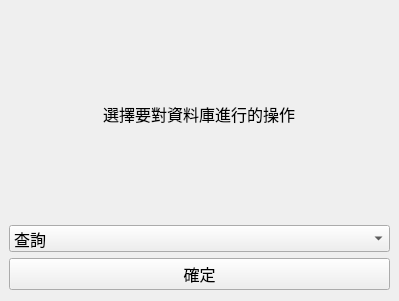
<?xml version="1.0" encoding="UTF-8"?>
<ui version="4.0">
 <class>Form</class>
 <widget class="QWidget" name="Form">
  <property name="geometry">
   <rect>
    <x>0</x>
    <y>0</y>
    <width>399</width>
    <height>301</height>
   </rect>
  </property>
  <property name="windowTitle">
   <string>Form</string>
  </property>
  <widget class="QWidget" name="verticalLayoutWidget">
   <property name="geometry">
    <rect>
     <x>9</x>
     <y>9</y>
     <width>381</width>
     <height>281</height>
    </rect>
   </property>
   <layout class="QVBoxLayout" name="verticalLayout">
    <item alignment="Qt::AlignHCenter">
     <widget class="QLabel" name="infoLabel">
      <property name="font">
       <font>
        <pointsize>12</pointsize>
        <weight>50</weight>
        <bold>false</bold>
        <underline>false</underline>
       </font>
      </property>
      <property name="focusPolicy">
       <enum>Qt::NoFocus</enum>
      </property>
      <property name="layoutDirection">
       <enum>Qt::LeftToRight</enum>
      </property>
      <property name="text">
       <string>選擇要對資料庫進行的操作</string>
      </property>
     </widget>
    </item>
    <item>
     <widget class="QComboBox" name="selectComboBox">
      <property name="font">
       <font>
        <pointsize>12</pointsize>
       </font>
      </property>
      <property name="tabletTracking">
       <bool>false</bool>
      </property>
      <property name="sizeAdjustPolicy">
       <enum>QComboBox::AdjustToContentsOnFirstShow</enum>
      </property>
      <item>
       <property name="text">
        <string>查詢</string>
       </property>
      </item>
      <item>
       <property name="text">
        <string>新增</string>
       </property>
      </item>
      <item>
       <property name="text">
        <string>刪除</string>
       </property>
      </item>
      <item>
       <property name="text">
        <string>修改</string>
       </property>
      </item>
     </widget>
    </item>
    <item>
     <widget class="QPushButton" name="subButton">
      <property name="font">
       <font>
        <pointsize>12</pointsize>
        <weight>50</weight>
        <bold>false</bold>
       </font>
      </property>
      <property name="cursor">
       <cursorShape>PointingHandCursor</cursorShape>
      </property>
      <property name="text">
       <string>確定</string>
      </property>
     </widget>
    </item>
   </layout>
  </widget>
 </widget>
 <resources/>
 <connections/>
</ui>
